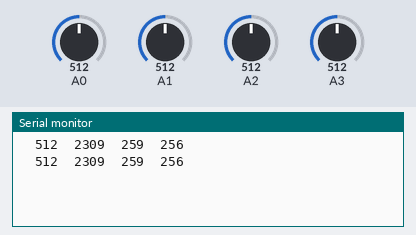
Bench run of a sketch on a simulated Arduino Uno, built with avr-gcc and run on an emulated ATmega328P. On the bench: the last lines printed to the serial monitor. The inputs (shaded band) are chosen by the test bench; at power-on: A0 = 512, A1 = 512, A2 = 512, A3 = 512.

Above: at 1.8 s.
1.9 s: A0 set to 716
At 3.2 s:
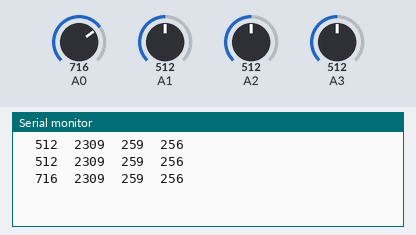
3.4 s: A0 set to 992
At 4.3 s:
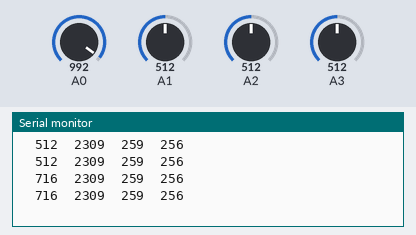
Timing chart, 0 to 6.4 s (numbered marks = the images above; inputs shaded):
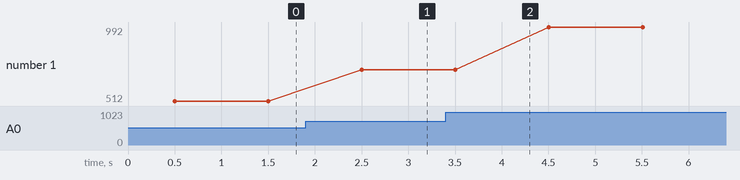

Measured:
- after the input at 1.9 s, the serial monitor: prints a new line after 0.60 s (image 1)
- plotted number 1: 512 → 716 after the input at 1.9 s, 716 → 992 after the input at 3.4 s

The sketch:

LineSensorArray3.ino
```cpp
/*
 *  Hispalis RobIOTics Arduino Trainer
 *
 *  Programa: LineSensor
 *
 *  Proposito:
 *
 *      Test del sensor de Linea
 *
 *  Version: ArduinoTrainer v1.0 / Hercules v1.0
 *  Revision:Octubre 2017
 *
 *  Proposito:
 *
 *      1)    Test del Sensor de Linea integrado
 *
 *      *)    Conceptos de Programacion: Funcion que devuelve un array
 *
 *
 *  Notas:
 *
 *  Este programa es incorrecto ¿ por qué ?
 *  Y solo devuelve un valor correcto de sensor ¿ Cual ?
 *
 *
 *
 *  El sensor emplea las entradas analógicas A0 - A3
 *
 *
 */


//  Constantes de preprocesador
#define PARA delay(500)


//  Prototipos
int ReadLineSensor( void );
void PrintLineSensor( int [] );


//    Programa principal


void setup()
{
  Serial.begin( 115200 );
}

void loop()
{
  int irsensor[4];

  for(;;)
  {
    *irsensor = ReadLineSensor();
    PARA;
    PrintLineSensor( irsensor );
    PARA;
  }
}


//    Fin del programa principal


int ReadLineSensor( void )
{
  int a[4];
  a[0]= analogRead( A0 );
  a[1]= analogRead( A1 );
  a[2]= analogRead( A2 );
  a[3]= analogRead( A3 );
  return *a;
}


void PrintLineSensor( int a[] )
{

for( int ind =0; ind <4 ; ind++)
      Serial.print("\t"+String( a[ind] ));
    Serial.println("");
}
```
